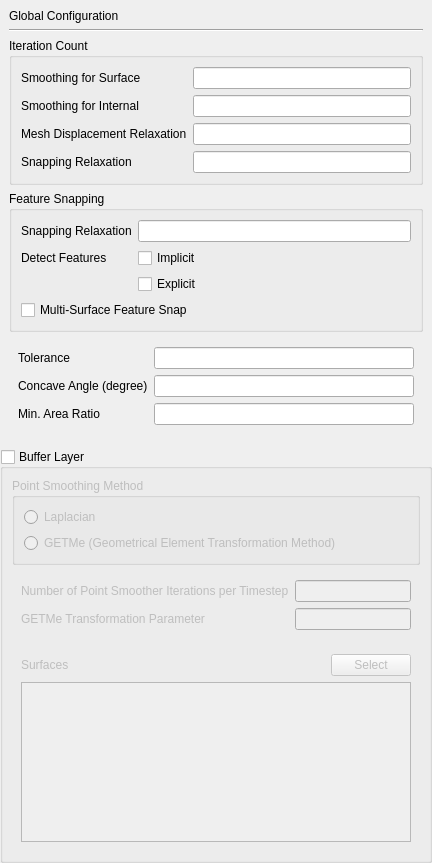
                     <widget class="QWidget" name="scrollAreaWidgetContents_3">
                      <property name="geometry">
                       <rect>
                        <x>0</x>
                        <y>0</y>
                        <width>432</width>
                        <height>823</height>
                       </rect>
                      </property>
                      <layout class="QVBoxLayout" name="verticalLayout_40">
                       <property name="leftMargin">
                        <number>0</number>
                       </property>
                       <property name="topMargin">
                        <number>0</number>
                       </property>
                       <property name="rightMargin">
                        <number>0</number>
                       </property>
                       <property name="bottomMargin">
                        <number>0</number>
                       </property>
                       <item>
                        <widget class="QWidget" name="widget_40" native="true">
                         <layout class="QVBoxLayout" name="verticalLayout_14">
                          <item>
                           <widget class="QLabel" name="label_20">
                            <property name="text">
                             <string>Global Configuration</string>
                            </property>
                           </widget>
                          </item>
                          <item>
                           <widget class="Line" name="line_8">
                            <property name="orientation">
                             <enum>Qt::Orientation::Horizontal</enum>
                            </property>
                           </widget>
                          </item>
                          <item>
                           <widget class="QGroupBox" name="groupBox_3">
                            <property name="title">
                             <string>Iteration Count</string>
                            </property>
                            <layout class="QFormLayout" name="formLayout_4">
                             <item row="0" column="0">
                              <widget class="QLabel" name="label_21">
                               <property name="text">
                                <string>Smoothing for Surface</string>
                               </property>
                              </widget>
                             </item>
                             <item row="0" column="1">
                              <widget class="QLineEdit" name="smoothingForSurface"/>
                             </item>
                             <item row="1" column="0">
                              <widget class="QLabel" name="label_22">
                               <property name="text">
                                <string>Smoothing for Internal</string>
                               </property>
                              </widget>
                             </item>
                             <item row="1" column="1">
                              <widget class="QLineEdit" name="smoothingForInternal"/>
                             </item>
                             <item row="2" column="0">
                              <widget class="QLabel" name="label_23">
                               <property name="text">
                                <string>Mesh Displacement Relaxation</string>
                               </property>
                              </widget>
                             </item>
                             <item row="2" column="1">
                              <widget class="QLineEdit" name="meshDisplacementRelaxation"/>
                             </item>
                             <item row="3" column="0">
                              <widget class="QLabel" name="label_24">
                               <property name="text">
                                <string>Snapping Relaxation</string>
                               </property>
                              </widget>
                             </item>
                             <item row="3" column="1">
                              <widget class="QLineEdit" name="globalSnappingRelaxation"/>
                             </item>
                            </layout>
                           </widget>
                          </item>
                          <item>
                           <widget class="QGroupBox" name="groupBox_4">
                            <property name="title">
                             <string>Feature Snapping</string>
                            </property>
                            <layout class="QVBoxLayout" name="verticalLayout_15">
                             <item>
                              <widget class="QWidget" name="widget_18" native="true">
                               <layout class="QFormLayout" name="formLayout_5">
                                <property name="leftMargin">
                                 <number>0</number>
                                </property>
                                <property name="topMargin">
                                 <number>0</number>
                                </property>
                                <property name="rightMargin">
                                 <number>0</number>
                                </property>
                                <property name="bottomMargin">
                                 <number>0</number>
                                </property>
                                <item row="0" column="0">
                                 <widget class="QLabel" name="label_25">
                                  <property name="text">
                                   <string>Snapping Relaxation</string>
                                  </property>
                                 </widget>
                                </item>
                                <item row="0" column="1">
                                 <widget class="QLineEdit" name="featureSnappingRelaxation"/>
                                </item>
                                <item row="1" column="0">
                                 <widget class="QLabel" name="label_35">
                                  <property name="text">
                                   <string>Detect Features</string>
                                  </property>
                                 </widget>
                                </item>
                                <item row="1" column="1">
                                 <widget class="QCheckBox" name="implicitFeatureSnap">
                                  <property name="text">
                                   <string>Implicit</string>
                                  </property>
                                  <property name="toolTip">
                                   <string>Snap to features detected from the surface mesh itself.</string>
                                  </property>
                                 </widget>
                                </item>
                                <item row="2" column="1">
                                 <widget class="QCheckBox" name="explicitFeatureSnap">
                                  <property name="text">
                                   <string>Explicit</string>
                                  </property>
                                  <property name="toolTip">
                                   <string>Snap to the extracted feature edge files. OpenFOAM 13 accepts both switches together.</string>
                                  </property>
                                 </widget>
                                </item>
                               </layout>
                              </widget>
                             </item>
                             <item>
                              <widget class="QCheckBox" name="multiSurfaceFeatureSnap">
                               <property name="text">
                                <string>Multi-Surface Feature Snap</string>
                               </property>
                              </widget>
                             </item>
                            </layout>
                           </widget>
                          </item>
                          <item>
                           <widget class="QWidget" name="widget_19" native="true">
                            <layout class="QFormLayout" name="formLayout_6">
                             <item row="0" column="0">
                              <widget class="QLabel" name="label_26">
                               <property name="text">
                                <string>Tolerance</string>
                               </property>
                              </widget>
                             </item>
                             <item row="0" column="1">
                              <widget class="QLineEdit" name="tolerance"/>
                             </item>
                             <item row="1" column="0">
                              <widget class="QLabel" name="label_27">
                               <property name="text">
                                <string>Concave Angle (degree)</string>
                               </property>
                              </widget>
                             </item>
                             <item row="1" column="1">
                              <widget class="QLineEdit" name="concaveAngle"/>
                             </item>
                             <item row="2" column="0">
                              <widget class="QLabel" name="label_28">
                               <property name="text">
                                <string>Min. Area Ratio</string>
                               </property>
                              </widget>
                             </item>
                             <item row="2" column="1">
                              <widget class="QLineEdit" name="minAreaRatio"/>
                             </item>
                            </layout>
                           </widget>
                          </item>
                         </layout>
                        </widget>
                       </item>
                       <item>
                        <widget class="QGroupBox" name="bufferLayer">
                         <property name="title">
                          <string>Buffer Layer</string>
                         </property>
                         <property name="checkable">
                          <bool>true</bool>
                         </property>
                         <property name="checked">
                          <bool>false</bool>
                         </property>
                         <layout class="QVBoxLayout" name="verticalLayout_36">
                          <item>
                           <widget class="QGroupBox" name="groupBox_11">
                            <property name="title">
                             <string>Point Smoothing Method</string>
                            </property>
                            <layout class="QVBoxLayout" name="verticalLayout_38">
                             <item>
                              <widget class="QRadioButton" name="bufferLayerLaplacian">
                               <property name="text">
                                <string>Laplacian</string>
                               </property>
                              </widget>
                             </item>
                             <item>
                              <widget class="QRadioButton" name="bufferLayerGETMe">
                               <property name="text">
                                <string>GETMe (Geometrical Element Transformation Method)</string>
                               </property>
                              </widget>
                             </item>
                            </layout>
                           </widget>
                          </item>
                          <item>
                           <widget class="QWidget" name="widget_20" native="true">
                            <layout class="QFormLayout" name="formLayout_13">
                             <item row="0" column="0">
                              <widget class="QLabel" name="label_65">
                               <property name="text">
                                <string>Number of Point Smoother Iterations per Timestep</string>
                               </property>
                              </widget>
                             </item>
                             <item row="0" column="1">
                              <widget class="QLineEdit" name="bufferLayerNumberOfPointSmootherIteration"/>
                             </item>
                             <item row="1" column="0">
                              <widget class="QLabel" name="label_66">
                               <property name="text">
                                <string>GETMe Transformation Parameter</string>
                               </property>
                              </widget>
                             </item>
                             <item row="1" column="1">
                              <widget class="QLineEdit" name="bufferLayerGETMeTransformationParameter"/>
                             </item>
                            </layout>
                           </widget>
                          </item>
                          <item>
                           <widget class="QWidget" name="widget_38" native="true">
                            <layout class="QVBoxLayout" name="verticalLayout_39">
                             <property name="topMargin">
                              <number>0</number>
                             </property>
                             <item>
                              <widget class="QWidget" name="widget_39" native="true">
                               <layout class="QHBoxLayout" name="horizontalLayout_29">
                                <property name="leftMargin">
                                 <number>0</number>
                                </property>
                                <property name="rightMargin">
                                 <number>0</number>
                                </property>
                                <property name="bottomMargin">
                                 <number>0</number>
                                </property>
                                <item>
                                 <widget class="QLabel" name="label_67">
                                  <property name="text">
                                   <string>Surfaces</string>
                                  </property>
                                 </widget>
                                </item>
                                <item>
                                 <spacer name="horizontalSpacer_9">
                                  <property name="orientation">
                                   <enum>Qt::Orientation::Horizontal</enum>
                                  </property>
                                  <property name="sizeHint" stdset="0">
                                   <size>
                                    <width>229</width>
                                    <height>20</height>
                                   </size>
                                  </property>
                                 </spacer>
                                </item>
                                <item>
                                 <widget class="QPushButton" name="bufferLayerSurfacesSelect">
                                  <property name="text">
                                   <string>Select</string>
                                  </property>
                                 </widget>
                                </item>
                               </layout>
                              </widget>
                             </item>
                             <item>
                              <widget class="QListWidget" name="bufferLayerSurfaces">
                               <property name="minimumSize">
                                <size>
                                 <width>0</width>
                                 <height>160</height>
                                </size>
                               </property>
                               <property name="selectionMode">
                                <enum>QAbstractItemView::SelectionMode::NoSelection</enum>
                               </property>
                              </widget>
                             </item>
                            </layout>
                           </widget>
                          </item>
                         </layout>
                        </widget>
                       </item>
                                         <item>
                    <spacer name="snapContentsStretch">
                     <property name="orientation">
                      <enum>Qt::Orientation::Vertical</enum>
                     </property>
                     <property name="sizeHint" stdset="0">
                      <size>
                       <width>20</width>
                       <height>40</height>
                      </size>
                     </property>
                    </spacer>
                   </item>
</layout>
                     </widget>
